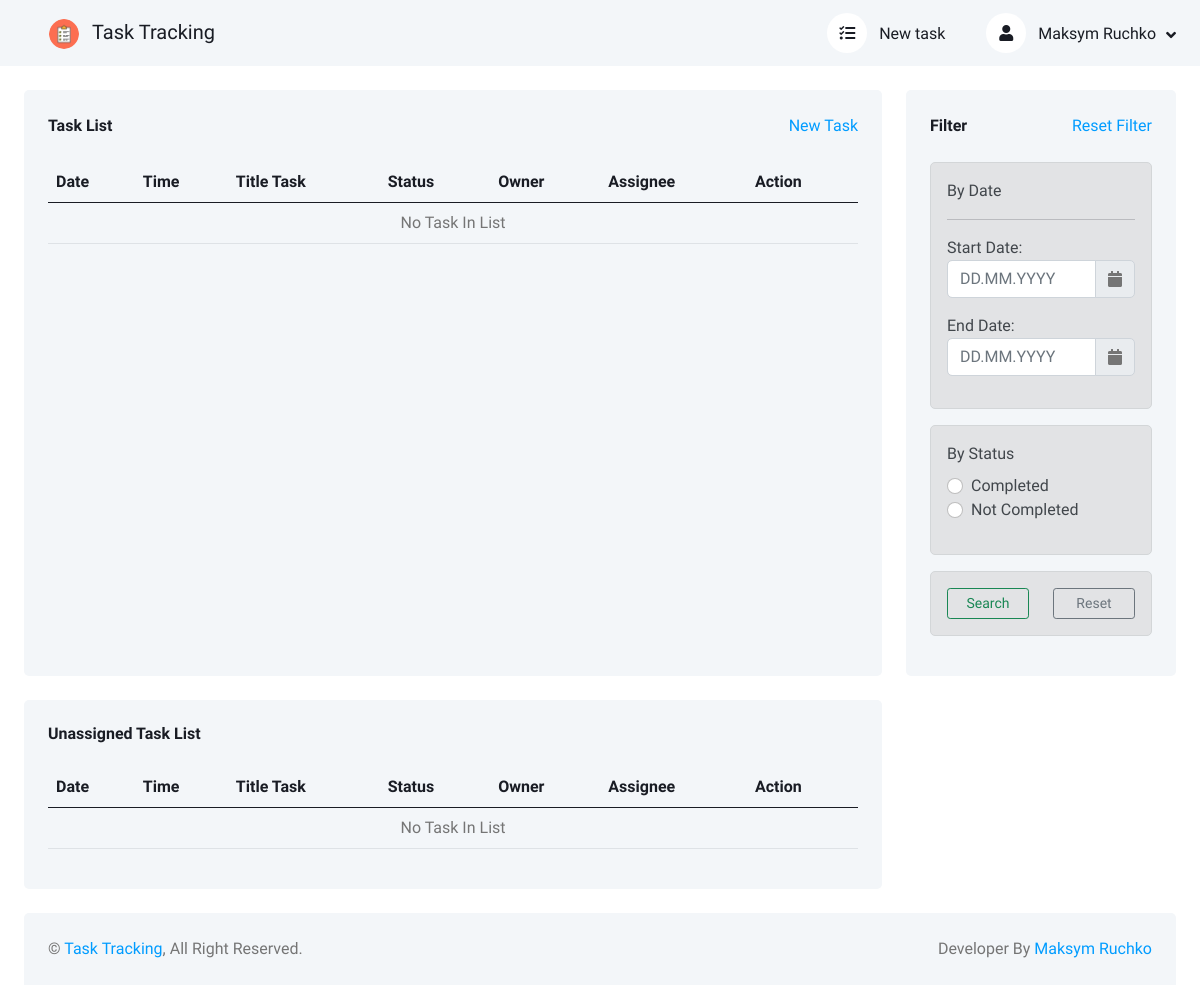
Page / (signed in) on the earlier database version.
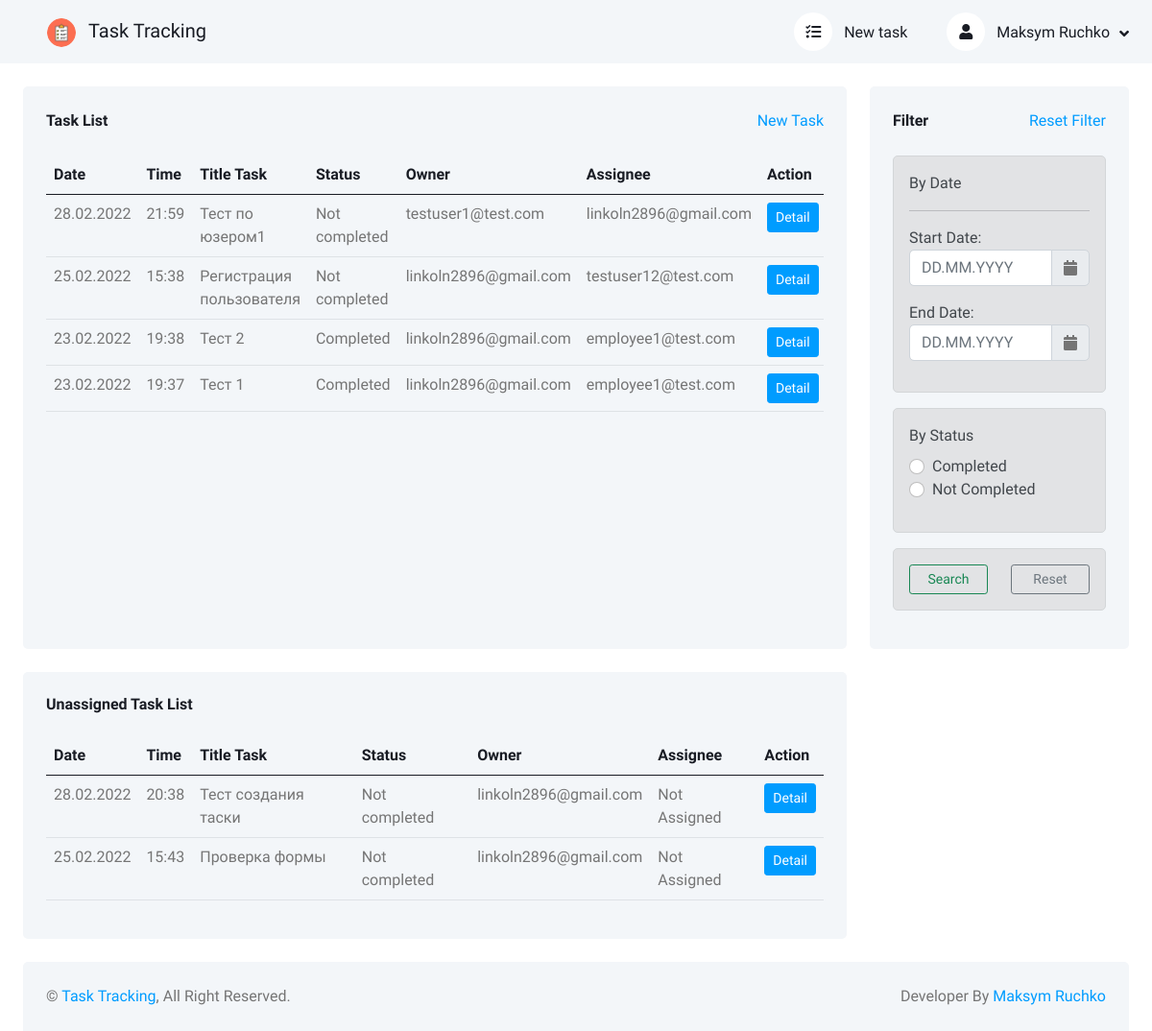
Same page on the later database version.
### users/models.py (models this page shows)
class CustomUser(AbstractUser):
    email = models.EmailField("E-mail", unique=True)
    username = models.CharField("Username", max_length=150, blank=True, null=True, unique=True)
    date_joined = models.DateTimeField("Date joined", default=timezone.now, blank=True, null=True)
    USERNAME_FIELD = 'email'
    REQUIRED_FIELDS = []
    objects = CustomUserManager()
    def __str__(self):
        return self.email
    def get_absolute_url(self):
        return reverse('user_detail', kwargs={'pk': str(self.id)})
    class Meta:
        verbose_name = 'User'
        verbose_name_plural = 'Users'
        ordering = ['id']

### tasks/models.py (models this page shows, shortened)
class Task(models.Model):
    NOT_COMPLETED = 'Not completed'
    COMPLETED = 'Сompleted'
    title = models.CharField('Title', max_length=150)
    description = models.TextField('Description')
    status = models.CharField(
        'Status',
        choices=[('not-completed', NOT_COMPLETED), ('completed', COMPLETED), ],
        max_length=13,
        default='not-completed'
    )
    creation_date = models.DateTimeField('Creation date', auto_now_add=True)
    owner = models.CharField(
        verbose_name='Owner',
        max_length=150,
        blank=True,
        null=True,
    )
    assignee_user = models.ForeignKey(
        get_user_model(),
        verbose_name='Assignee',
        on_delete=models.CASCADE,
        blank=True,
        null=True,
    )
    class Meta:
        verbose_name = 'Task'
        verbose_name_plural = 'Tasks'

### tasks/views.py (the view)
# urls.py: path('', HomeTaskListView.as_view(), name='home'),
class HomeTaskListView(LoginRequiredMixin, ListView):
    model = Task
    context_object_name = 'task_list'
    template_name = 'tasks/task_list.html'
    login_url = 'login'
    ordering = ['-creation_date']
    def get_context_data(self, *, object_list=None, **kwargs):
        context = super(HomeTaskListView, self).get_context_data(**kwargs)
        context['task_list'] = context['task_list'].filter(
            (Q(owner=self.request.user) |
             Q(assignee_user=self.request.user)) &
            Q(assignee_user__isnull=False)
        ).order_by('-creation_date')
        context['unassigned_task_list'] = Task.objects.filter(
            Q(owner=self.request.user) &
            Q(assignee_user__isnull=True)
        ).order_by('-creation_date')
        context['start_date'] = self.request.GET.get('startDate')
        context['end_date'] = self.request.GET.get('endDate')
        context['by_status'] = self.request.GET.get('q')
        return context
    def get_queryset(self):
        q = self.request.GET.get('q') if self.request.GET.get('q') else None
        start_date = datetime.strptime(self.request.GET.get('startDate'), '%d.%m.%Y').date() \
            if self.request.GET.get('startDate') else self.request.POST.get('startDate')
        end_date = datetime.strptime(self.request.GET.get('endDate'), '%d.%m.%Y').date() \
            if self.request.GET.get('endDate') else self.request.POST.get('endDate')
        if q != None and start_date == None and end_date == None:
            task_filter = Task.objects.filter(status__exact=q)
        elif q == None and start_date != None and end_date != None:
            task_filter = Task.objects.filter(
                Q(creation_date__date__range=[start_date, end_date]) |
                Q(creation_date__date__range=[end_date, start_date])
            )
        elif q != None and start_date != None and end_date != None:
            task_filter = Task.objects.filter(
                Q(status__exact=q, creation_date__date__range=[start_date, end_date]) |
                Q(status__exact=q, creation_date__date__range=[end_date, start_date])
            )
        else:
            task_filter = Task.objects.all()
        return task_filter

### tasks/templates/tasks/task_list.html (shortened to what this page needs)
{% extends 'base.html' %}
{% load static %}
{% block other-stylesheet %}
<link rel="stylesheet" href="{% static 'tasks/js/daterangepicker/daterangepicker.css' %}">
{% endblock other-stylesheet %}
{% block content %}
<div class="row g-4">
    <div class="col-sm-12 col-xl-9">
        <div class="bg-light rounded h-100 p-4">
            <div class="d-flex align-items-center justify-content-between mb-4">
                <h6 class="mb-0">Task List</h6>
                <a href="{% url 'task_create' %}">New Task</a>
            </div>
            <div class="table-responsive">
                <table class="table">
                    <thead>
                    <tr class="text-dark">
                        <th scope="col">Date</th>
                        <th scope="col">Time</th>
                        <th scope="col">Title Task</th>
                        <th scope="col">Status</th>
                        <th scope="col">Owner</th>
                        <th scope="col">Assignee</th>
                        <th scope="col">Action</th>
                    </tr>
                    </thead>
                    <tbody>
                    {% for task in task_list %}
                    <tr>
                        <td>{{ task.creation_date | date:"d.m.Y" }}</td>
                        <td>{{ task.creation_date | date:"H:i" }}</td>
                        <td>{{ task.title }}</td>
                        <td>{{ task.get_status_display }}</td>
                        <td>{{ task.owner }}</td>
                        <td>
                            {% if task.assignee_user %}
                            {% if not task.assignee_user.user.first_name and not task.user.assignee_user.last_name %}
                            {{ task.assignee_user }}
                            {% else %}
                            {{ task.assignee_user.user.first_name }} {{ task.assignee_user.user.last_name }}
                            {% endif %}
                            {% else %}
                            Not Assigned
                            {% endif %}
                        </td>
                        <td><a class="btn btn-sm btn-primary" href="{% url 'task_detail' task.pk %}">Detail</a></td>
                    </tr>
                    {% empty %}
                    <tr>
                        <td colspan="7" class="text-center">No Task In List</td>
                    </tr>
                    {% endfor %}
                    </tbody>
                </table>
            </div>
        </div>
    </div>
    <div class="col-sm-12 col-xl-3">
        <div class="bg-light rounded h-100 p-4">
            <div class="d-flex align-items-center justify-content-between mb-4">
                <h6 class="mb-0">Filter</h6>
                <a href="{% url 'home' %}">Reset Filter</a>
            </div>
            <form action="{% url 'home' %}" method="get" name="filter">
                <div class="alert alert-secondary" role="alert">
                    <span class="mb-0">By Date</span>
                    <hr>
                    <div class="form-group mb-3">
                        <label>Start Date:</label>
                        <div class="input-group date" id="reservationdate" data-target-input="nearest">
                            <input type="text" class="form-control datetimepicker-input" data-target="#reservationdate"
                                   name="startDate" placeholder="DD.MM.YYYY" value="{{start_date}}"/>
                            <div class="input-group-text" data-target="#reservationdate" data-toggle="datetimepicker">
                                <i class="fa fa-calendar"></i>
                            </div>
                        </div>
                    </div>
                    <div class="form-group mb-3">
                        <label>End Date:</label>
                        <div class="input-group date" id="reservationdate1" data-target-input="nearest">
                            <input type="text" class="form-control datetimepicker-input" data-target="#reservationdate1"
                                   name="endDate" placeholder="DD.MM.YYYY" value="{{end_date}}"/>
                            <div class="input-group-text" data-target="#reservationdate1" data-toggle="datetimepicker">
                                <i class="fa fa-calendar"></i>
                            </div>
                        </div>
                    </div>
                </div>
                <div class="alert alert-secondary" role="alert">
                    <span class="mb-0">By Status</span>
                    <div class="col-sm-12 col-xl-12 mt-2">
                        <div class="form-check mb-0" id="clearfix1" name="q">
                            <input class="form-check-input" type="radio" name="q"
                                   id="radioCompleted" data-target="clearfix1" value="completed"
                                   {% if by_status == 'completed' %} checked {% endif %}>
                            <label class="form-check-label" for="radioCompleted" data-target="clearfix1">
                                Completed
                            </label>
                        </div>
                        <div class="form-check mb-3" id="clearfix2" name="q">
                            <input class="form-check-input" type="radio" name="q"
                                   id="radioNotCompleted" data-target="clearfix2" value="not-completed"
                                   {% if by_status == 'not-completed' %} checked {% endif %}>
                            <label class="form-check-label" for="radioNotCompleted" data-target="clearfix2">
                                Not Completed
                            </label>
                        </div>
                    </div>
                </div>
                <div class="alert alert-secondary" role="alert">
                    <div class="row">
                        <div class="col-sm-6 col-xl-6">
                            <button type="submit" class="btn btn-outline-success btn-sm col-12">Search</button>
                        </div>
                        <div class="col-sm-6 col-xl-6">
                            <a href="{% url 'home' %}" class="btn btn-outline-secondary btn-sm col-12">Reset</a>
                        </div>
                    </div>
                </div>
            </form>
        </div>
    </div>
    {% if unassigned_task_list.assignee_user == None %}
    <div class="col-sm-12 col-xl-9">
        <div class="bg-light rounded h-100 p-4">
            <div class="d-flex align-items-center justify-content-between mb-4">
                <h6 class="mb-0">Unassigned Task List</h6>
            </div>
            <div class="table-responsive">
                <table class="table">
                    <thead>
                    <tr class="text-dark">
                        <th scope="col">Date</th>
                        <th scope="col">Time</th>
                        <th scope="col">Title Task</th>
                        <th scope="col">Status</th>
                        <th scope="col">Owner</th>
                        <th scope="col">Assignee</th>
                        <th scope="col">Action</th>
                    </tr>
                    </thead>
                    <tbody>
                    {% for task in unassigned_task_list %}
                    <tr>
                        <td>{{ task.creation_date | date:"d.m.Y" }}</td>
                        <td>{{ task.creation_date | date:"H:i" }}</td>
                        <td>{{ task.title }}</td>
                        <td>{{ task.get_status_display }}</td>
                        <td>{{ task.owner }}</td>
                        <td>
                            {% if task.assignee_user %}
                            {% if not task.assignee_user.user.first_name and not task.user.assignee_user.last_name %}
                            {{ task.assignee_user }}
                            {% else %}
                            {{ task.assignee_user.user.first_name }} {{ task.assignee_user.user.last_name }}
                            {% endif %}
                            {% else %}
                            Not Assigned
                            {% endif %}
                        </td>
                        <td><a class="btn btn-sm btn-primary" href="{% url 'task_detail' task.pk %}">Detail</a></td>
                    </tr>
                    {% empty %}
                    <tr>
                        <td colspan="7" class="text-center">No Task In List</td>
                    </tr>
                    {% endfor %}
                    </tbody>
                </table>
            </div>
        </div>
    </div>
    {% endif %}
    <div class="col-sm-12 col-xl-3">
    </div>
</div>
{% endblock content %}

### tasks/templates/base.html (shortened to what this page needs)
<!DOCTYPE html>
{% load static %}
<html lang="en">
<head>
    <link href="https://cdnjs.cloudflare.com/ajax/libs/font-awesome/5.10.0/css/all.min.css" rel="stylesheet">
    <link href="https://cdn.jsdelivr.net/npm/bootstrap-icons@1.4.1/font/bootstrap-icons.css" rel="stylesheet">
    <link href="{% static 'tasks/lib/owlcarousel/assets/owl.carousel.min.css' %}" rel="stylesheet">
    <link href="{% static 'tasks/lib/tempusdominus/css/tempusdominus-bootstrap-4.min.css' %}" rel="stylesheet" />
    <link href="{% static 'tasks/css/bootstrap.min.css' %}" rel="stylesheet">
    <link href="{% static 'tasks/css/style.css' %}" rel="stylesheet">
    {% block other-stylesheet %}{% endblock other-stylesheet %}
</head>
<body>
<div class="container-xxl position-relative bg-white d-flex p-0">
    <div class="content open d-flex flex-column min-vh-100">
        <nav class="navbar navbar-expand bg-light navbar-light sticky-top px-4 py-0">
            <div class="navbar-nav align-items-center">
                <div class="navbar-brand">
                    <a href="{% url 'home' %}" class="nav-link">
                        <img class="rounded-circle me-lg-2" src="{% static 'tasks/img/checklist.png' %}" alt="Logo" style="width: 30px; height: 30px;">
                        <span class="d-none d-lg-inline-flex">Task Tracking</span>
                    </a>
                </div>
            </div>
            <div class="navbar-nav align-items-center ms-auto">
                <div class="nav-item dropdown me-lg-3">
                    <a href="{% url 'task_create' %}" class="nav-link">
                        <i class="fas fa-tasks me-lg-2"></i>
                        <span class="d-none d-lg-inline-flex">New task</span>
                    </a>
                </div>
                <div class="nav-item dropdown">
                    {% if user.is_authenticated %}
                    <a href="#" class="nav-link dropdown-toggle" data-bs-toggle="dropdown">
                        <i class="fas fa-user me-lg-2"></i>
                        {% if not user.first_name and not user.last_name %}
                        <span class="d-none d-lg-inline-flex">{{ user.username }}</span>
                        {% else %}
                        <span class="d-none d-lg-inline-flex">{{ user.first_name }} {{ user.last_name }}</span>
                        {% endif %}
                    </a>
                    {% endif %}
                </div>
            </div>
        </nav>
        <div class="container-fluid pt-4 px-4 flex-grow-1">
            {% block content %}
            {% endblock content %}
        </div>
        <div class="container-fluid pt-4 px-4">
            <div class="bg-light rounded-top p-4">
                <div class="row">
                    <div class="col-12 col-sm-6 text-center text-sm-start">
                        &copy; <a href="{% url 'home' %}">Task Tracking</a>, All Right Reserved.
                    </div>
                    <div class="col-12 col-sm-6 text-center text-sm-end">
                        Developer By <a href="https://t.me/lucky4move">Maksym Ruchko</a>
                    </div>
                </div>
            </div>
        </div>
    </div>
</div>
</body>
</html>

Differences in the rows shown:
added Task: creation_date "28.02.2022", creation_date "21:59", title "Тест по юзером1", status "Not completed", owner "testuser1@test.com", assignee_user "linkoln2896@gmail.com", shown under "Task List"
added Task: creation_date "25.02.2022", creation_date "15:38", title "Регистрация пользователя", status "Not completed", owner "linkoln2896@gmail.com", assignee_user "testuser12@test.com", shown under "Task List"
added Task: creation_date "23.02.2022", creation_date "19:38", title "Тест 2", status "Сompleted", owner "linkoln2896@gmail.com", assignee_user "employee1@test.com", shown under "Task List"
added Task: creation_date "23.02.2022", creation_date "19:37", title "Тест 1", status "Сompleted", owner "linkoln2896@gmail.com", assignee_user "employee1@test.com", shown under "Task List"
added Task: creation_date "28.02.2022", creation_date "20:38", title "Тест создания таски", status "Not completed", owner "linkoln2896@gmail.com", shows "Not Assigned", shown under "Unassigned Task List"
added Task: creation_date "25.02.2022", creation_date "15:43", title "Проверка формы", status "Not completed", owner "linkoln2896@gmail.com", shows "Not Assigned", shown under "Unassigned Task List"
Other differences:
text no longer shown: "No Task In List No Task In List"
